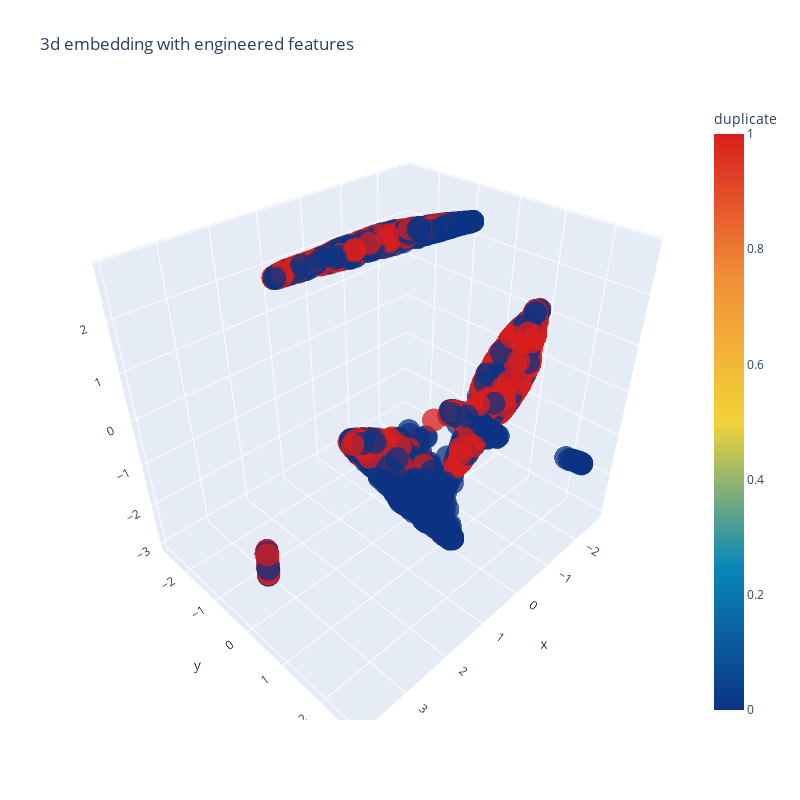

Notebook code for this chart:
### Code cell
trace1 = go.Scatter3d(
    x=tsne3d[:,0],
    y=tsne3d[:,1],
    z=tsne3d[:,2],
    mode='markers',
    marker=dict(
        sizemode='diameter',
        color = y,
        colorscale = 'Portland',
        colorbar = dict(title = 'duplicate'),
        line=dict(color='rgb(255, 255, 255)'),
        opacity=0.75
    )
)

data=[trace1]
layout=dict(height=800, width=800, title='3d embedding with engineered features')
fig=dict(data=data, layout=layout)
py.iplot(fig, filename='3DBubble')

### Figure 1 — Plotly figure (JSON) as saved in the notebook; plotly's stock layout.template omitted (floating-point values rounded to 4 significant figures; data arrays with more than 128 entries replaced by an {"elided": "..."} marker saying what was removed)
{"data": [{"marker": {"color": {"elided": "5000 int values"}, "colorbar": {"title": {"text": "duplicate"}}, "colorscale": [[0, "rgb(12,51,131)"], [0.25, "rgb(10,136,186)"], [0.5, "rgb(242,211,56)"], [0.75, "rgb(242,143,56)"], [1, "rgb(217,30,30)"]], "line": {"color": "rgb(255, 255, 255)"}, "opacity": 0.75, "sizemode": "diameter"}, "mode": "markers", "x": {"elided": "5000 float values"}, "y": {"elided": "5000 float values"}, "z": {"elided": "5000 float values"}, "type": "scatter3d"}], "layout": {"height": 800, "title": {"text": "3d embedding with engineered features"}, "width": 800}}
